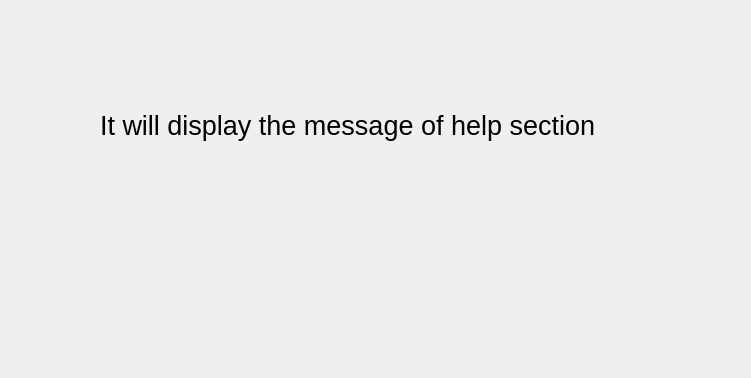
<?xml version="1.0" encoding="UTF-8"?>
<ui version="4.0">
 <class>help</class>
 <widget class="QDialog" name="help">
  <property name="geometry">
   <rect>
    <x>0</x>
    <y>0</y>
    <width>751</width>
    <height>378</height>
   </rect>
  </property>
  <property name="windowTitle">
   <string>Dialog</string>
  </property>
  <widget class="QLabel" name="label">
   <property name="geometry">
    <rect>
     <x>70</x>
     <y>90</y>
     <width>581</width>
     <height>71</height>
    </rect>
   </property>
   <property name="font">
    <font>
     <pointsize>20</pointsize>
    </font>
   </property>
   <property name="text">
    <string>    It will display the message of help section</string>
   </property>
  </widget>
 </widget>
 <resources/>
 <connections/>
</ui>
